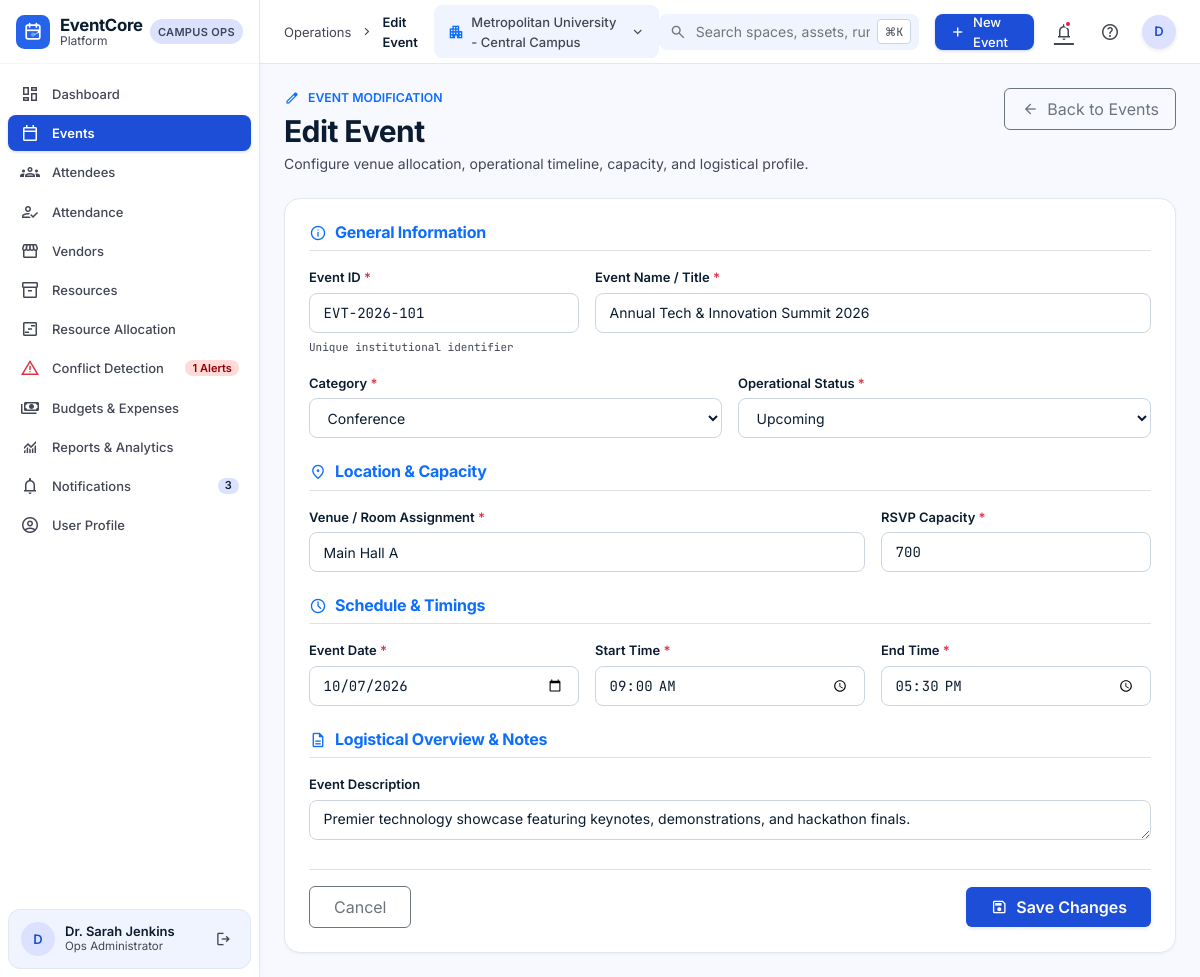
Screenshot of /events/1/edit/ (signed in) with the database file from the repository.
### events/models.py (models this page shows, shortened)
class Event(models.Model):
    STATUS_CHOICES = [
        ('Draft', 'Draft'),
        ('Upcoming', 'Upcoming'),
        ('Ongoing', 'Ongoing'),
        ('Completed', 'Completed'),
        ('Cancelled', 'Cancelled'),
    ]
    CATEGORY_CHOICES = [
        ('Academic', 'Academic'),
        ('Conference', 'Conference'),
        ('Gala', 'Gala'),
        ('Career', 'Career'),
        ('Student Life', 'Student Life'),
        ('Workshop', 'Workshop'),
        ('Athletics', 'Athletics'),
        ('Other', 'Other'),
    ]
    event_id = models.CharField(max_length=50, unique=True, db_index=True)
    name = models.CharField(max_length=255)
    description = models.TextField(blank=True)
    category = models.CharField(max_length=50, choices=CATEGORY_CHOICES, default='Academic')
    date = models.DateField(db_index=True)
    start_time = models.TimeField()
    end_time = models.TimeField()
    venue = models.CharField(max_length=255)
    capacity = models.PositiveIntegerField(default=100)
    status = models.CharField(max_length=20, choices=STATUS_CHOICES, default='Draft', db_index=True)
    created_by = models.ForeignKey(User, on_delete=models.SET_NULL, null=True, related_name='created_events')
    created_date = models.DateTimeField(auto_now_add=True)
    class Meta:
        ordering = ['date', 'start_time']
        indexes = [
            models.Index(fields=['status', 'date']),
        ]

### events/views.py (the view)
# urls.py: path('<int:event_id>/edit/', views.edit_event, name='edit'),
@login_required
def edit_event(request, event_id):
    event = get_object_or_404(Event, id=event_id)
    if request.method == 'POST':
        form = EventForm(request.POST, instance=event)
        if form.is_valid():
            event = form.save()
            messages.success(request, f"Event '{event.name}' updated successfully.")
            return redirect('events:detail', event_id=event.id)
    else:
        form = EventForm(instance=event)
    return render(request, 'events/create.html', {'form': form, 'is_edit': True, 'event': event})

### templates/events/create.html (shortened to what this page needs)
{% extends 'base.html' %}
{% load static %}
{% block breadcrumb %}{% if is_edit %}Edit Event{% else %}Create Event{% endif %}{% endblock %}
{% block content %}
<div class="d-flex flex-column gap-4" style="max-width: 900px; margin: 0 auto;">
  <div class="d-flex flex-column flex-sm-row sm:items-center justify-content-between gap-3">
    <div>
      <div class="d-flex align-items-center gap-2 text-primary small fw-semibold mb-1">
        <span class="material-symbols-outlined" style="font-size: 16px;">{% if is_edit %}edit{% else %}add_circle{% endif %}</span>
        <span class="text-uppercase tracking-wider">{% if is_edit %}Event Modification{% else %}Operations Scheduling Core{% endif %}</span>
      </div>
      <h1 class="display-title mb-1">{% if is_edit %}Edit Event{% else %}Create New Event{% endif %}</h1>
      <p class="text-muted-variant mb-0">Configure venue allocation, operational timeline, capacity, and logistical profile.</p>
    </div>
    <a href="{% url 'events:list' %}" class="btn btn-outline-secondary d-inline-flex align-items-center gap-2 px-3 py-2 rounded-2 align-self-start">
      <span class="material-symbols-outlined" style="font-size: 18px;">arrow_back</span>
      <span>Back to Events</span>
    </a>
  </div>
  <div class="stitch-card p-4">
    <form method="post" action="">
      <div class="mb-4">
        <h2 class="h6 fw-bold mb-3 pb-2 border-bottom text-primary d-flex align-items-center gap-2">
          <span class="material-symbols-outlined" style="font-size: 18px;">info</span>
          <span>General Information</span>
        </h2>
        <div class="row g-3">
          <div class="col-md-4">
            <label for="{{ form.event_id.id_for_label }}" class="form-stitch-label">Event ID <span class="text-danger">*</span></label>
            {{ form.event_id }}
            <span class="small text-muted-variant mt-1 d-block font-mono-data" style="font-size: 11px;">Unique institutional identifier</span>
          </div>
          <div class="col-md-8">
            <label for="{{ form.name.id_for_label }}" class="form-stitch-label">Event Name / Title <span class="text-danger">*</span></label>
            {{ form.name }}
          </div>
          <div class="col-md-6">
            <label for="{{ form.category.id_for_label }}" class="form-stitch-label">Category <span class="text-danger">*</span></label>
            {{ form.category }}
          </div>
          <div class="col-md-6">
            <label for="{{ form.status.id_for_label }}" class="form-stitch-label">Operational Status <span class="text-danger">*</span></label>
            {{ form.status }}
          </div>
        </div>
      </div>
      <div class="mb-4">
        <h2 class="h6 fw-bold mb-3 pb-2 border-bottom text-primary d-flex align-items-center gap-2">
          <span class="material-symbols-outlined" style="font-size: 18px;">location_on</span>
          <span>Location &amp; Capacity</span>
        </h2>
        <div class="row g-3">
          <div class="col-md-8">
            <label for="{{ form.venue.id_for_label }}" class="form-stitch-label">Venue / Room Assignment <span class="text-danger">*</span></label>
            {{ form.venue }}
          </div>
          <div class="col-md-4">
            <label for="{{ form.capacity.id_for_label }}" class="form-stitch-label">RSVP Capacity <span class="text-danger">*</span></label>
            {{ form.capacity }}
          </div>
        </div>
      </div>
      <div class="mb-4">
        <h2 class="h6 fw-bold mb-3 pb-2 border-bottom text-primary d-flex align-items-center gap-2">
          <span class="material-symbols-outlined" style="font-size: 18px;">schedule</span>
          <span>Schedule &amp; Timings</span>
        </h2>
        <div class="row g-3">
          <div class="col-md-4">
            <label for="{{ form.date.id_for_label }}" class="form-stitch-label">Event Date <span class="text-danger">*</span></label>
            {{ form.date }}
          </div>
          <div class="col-md-4">
            <label for="{{ form.start_time.id_for_label }}" class="form-stitch-label">Start Time <span class="text-danger">*</span></label>
            {{ form.start_time }}
          </div>
          <div class="col-md-4">
            <label for="{{ form.end_time.id_for_label }}" class="form-stitch-label">End Time <span class="text-danger">*</span></label>
            {{ form.end_time }}
          </div>
        </div>
      </div>
      <div class="mb-4">
        <h2 class="h6 fw-bold mb-3 pb-2 border-bottom text-primary d-flex align-items-center gap-2">
          <span class="material-symbols-outlined" style="font-size: 18px;">description</span>
          <span>Logistical Overview &amp; Notes</span>
        </h2>
        <div class="row g-3">
          <div class="col-12">
            <label for="{{ form.description.id_for_label }}" class="form-stitch-label">Event Description</label>
            {{ form.description }}
          </div>
        </div>
      </div>
      <div class="d-flex align-items-center justify-content-between pt-3 border-top">
        <a href="{% if is_edit %}{% url 'events:detail' event.id %}{% else %}{% url 'events:list' %}{% endif %}" class="btn btn-outline-secondary px-4 py-2 rounded-2">
          Cancel
        </a>
        <button type="submit" class="btn btn-primary-stitch px-4 py-2 rounded-2 fw-semibold d-inline-flex align-items-center gap-2 shadow-sm">
          <span class="material-symbols-outlined" style="font-size: 18px;">save</span>
          <span>{% if is_edit %}Save Changes{% else %}Create Event{% endif %}</span>
        </button>
      </div>
    </form>
  </div>
</div>
{% endblock %}

### templates/base.html (shortened to what this page needs)
{% load static %}
<!DOCTYPE html>
<html lang="en">
<head>
  <link rel="stylesheet" href="https://cdn.jsdelivr.net/npm/bootstrap-icons@1.11.3/font/bootstrap-icons.min.css">
  <link href="https://cdn.jsdelivr.net/npm/bootstrap@5.3.3/dist/css/bootstrap.min.css" rel="stylesheet">
  <link rel="stylesheet" href="{% static 'css/style.css' %}">
</head>
<body>
  <aside class="app-sidebar">
    <div class="d-flex flex-column">
      <div class="sidebar-brand-wrapper">
        <a href="{% url 'dashboard:index' %}" class="brand-identity">
          <img src="{% static 'images/logo.svg' %}" alt="EventCore Platform">
          <div class="d-flex flex-column">
            <span class="brand-title">EventCore</span>
            <span class="brand-subtitle">Platform</span>
          </div>
        </a>
        <span class="campus-pill">Campus Ops</span>
      </div>
      <nav class="sidebar-nav-container">
        <a href="{% url 'dashboard:index' %}" class="sidebar-link {% if request.resolver_match.app_name == 'dashboard' or request.path == '/' %}active{% endif %}">
          <div class="nav-left">
            <span class="material-symbols-outlined">dashboard</span>
            <span>Dashboard</span>
          </div>
        </a>
        <a href="{% url 'events:list' %}" class="sidebar-link {% if request.resolver_match.app_name == 'events' %}active{% endif %}">
          <div class="nav-left">
            <span class="material-symbols-outlined">calendar_today</span>
            <span>Events</span>
          </div>
        </a>
        <a href="{% url 'registrations:list' %}" class="sidebar-link {% if request.resolver_match.app_name == 'registrations' %}active{% endif %}">
          <div class="nav-left">
            <span class="material-symbols-outlined">groups</span>
            <span>Attendees</span>
          </div>
        </a>
        <a href="{% url 'attendance:scanner' %}" class="sidebar-link {% if request.resolver_match.app_name == 'attendance' %}active{% endif %}">
          <div class="nav-left">
            <span class="material-symbols-outlined">how_to_reg</span>
            <span>Attendance</span>
          </div>
        </a>
        <a href="{% url 'vendors:list' %}" class="sidebar-link {% if request.resolver_match.app_name == 'vendors' %}active{% endif %}">
          <div class="nav-left">
            <span class="material-symbols-outlined">storefront</span>
            <span>Vendors</span>
          </div>
        </a>
        <a href="{% url 'resources:list' %}" class="sidebar-link {% if request.resolver_match.app_name == 'resources' and request.resolver_match.url_name == 'list' %}active{% endif %}">
          <div class="nav-left">
            <span class="material-symbols-outlined">inventory_2</span>
            <span>Resources</span>
          </div>
        </a>
        <a href="{% url 'resources:allocations' %}" class="sidebar-link {% if request.resolver_match.app_name == 'resources' and request.resolver_match.url_name == 'allocations' %}active{% endif %}">
          <div class="nav-left">
            <span class="material-symbols-outlined">view_timeline</span>
            <span>Resource Allocation</span>
          </div>
        </a>
        <a href="{% url 'resources:conflicts' %}" class="sidebar-link {% if request.resolver_match.app_name == 'resources' and request.resolver_match.url_name == 'conflicts' %}active{% endif %}">
          <div class="nav-left">
            <span class="material-symbols-outlined text-danger">warning</span>
            <span>Conflict Detection</span>
          </div>
          {% if active_conflicts_count and active_conflicts_count > 0 %}
            <span class="sidebar-badge badge-error">{{ active_conflicts_count }} Alerts</span>
          {% endif %}
        </a>
        <a href="{% url 'budgets:list' %}" class="sidebar-link {% if request.resolver_match.app_name == 'budgets' or request.resolver_match.app_name == 'expenses' %}active{% endif %}">
          <div class="nav-left">
            <span class="material-symbols-outlined">payments</span>
            <span>Budgets &amp; Expenses</span>
          </div>
        </a>
        <a href="{% url 'reports:index' %}" class="sidebar-link {% if request.resolver_match.app_name == 'reports' %}active{% endif %}">
          <div class="nav-left">
            <span class="material-symbols-outlined">monitoring</span>
            <span>Reports &amp; Analytics</span>
          </div>
        </a>
        <a href="{% url 'notifications:list' %}" class="sidebar-link {% if request.resolver_match.app_name == 'notifications' %}active{% endif %}">
          <div class="nav-left">
            <span class="material-symbols-outlined">notifications</span>
            <span>Notifications</span>
          </div>
          {% if unread_notifications_count and unread_notifications_count > 0 %}
            <span class="sidebar-badge badge-count">{{ unread_notifications_count }}</span>
          {% endif %}
        </a>
        <a href="{% url 'accounts:profile' %}" class="sidebar-link {% if request.resolver_match.app_name == 'accounts' and request.resolver_match.url_name == 'profile' %}active{% endif %}">
          <div class="nav-left">
            <span class="material-symbols-outlined">account_circle</span>
            <span>User Profile</span>
          </div>
        </a>
      </nav>
    </div>
    {% if user.is_authenticated %}
      <div class="sidebar-user-footer">
        <a href="{% url 'accounts:profile' %}" class="user-profile-info text-decoration-none">
          <div class="user-avatar">
            {{ user.first_name|default:user.username|slice:":1"|upper }}
          </div>
          <div class="user-details">
            <span class="user-name">{{ user.get_full_name|default:user.username }}</span>
            <span class="user-role">Ops Administrator</span>
          </div>
        </a>
        <form method="post" action="{% url 'logout' %}" class="d-inline">
          <button type="submit" class="logout-icon-btn" title="Sign Out">
            <span class="material-symbols-outlined" style="font-size: 18px;">logout</span>
          </button>
        </form>
      </div>
    {% else %}
      <div class="sidebar-user-footer">
        <a href="{% url 'login' %}" class="btn btn-sm btn-primary w-100 rounded-pill">Sign In</a>
      </div>
    {% endif %}
  </aside>
  <header class="app-header">
    <div class="d-flex align-items-center gap-3">
      <div class="header-breadcrumbs d-none d-sm-flex">
        <span>Operations</span>
        <span class="material-symbols-outlined" style="font-size: 15px;">chevron_right</span>
        <span class="current">{% block breadcrumb %}Campus Core{% endblock %}</span>
      </div>
      <div class="campus-selector-pill d-none d-xl-flex">
        <span class="material-symbols-outlined text-primary" style="font-size: 18px;">apartment</span>
        <span>Metropolitan University - Central Campus</span>
        <span class="material-symbols-outlined" style="font-size: 16px;">expand_more</span>
      </div>
    </div>
    <div class="d-flex align-items-center gap-3">
      <div class="header-search-box d-none d-md-flex">
        <input type="text" id="globalSearchInput" placeholder="Search spaces, assets, runs..." autocomplete="off">
        <span class="kbd-badge">⌘K</span>
      </div>
      <a href="{% url 'events:create' %}" class="header-action-btn btn-primary-stitch">
        <span class="material-symbols-outlined" style="font-size: 18px;">add</span>
        <span class="d-none d-sm-inline">New Event</span>
      </a>
      <a href="{% url 'notifications:list' %}" class="header-icon-btn" title="Notifications">
        <span class="material-symbols-outlined">notifications</span>
        {% if unread_notifications_count and unread_notifications_count > 0 %}
          <span class="notification-dot"></span>
        {% endif %}
      </a>
      <button class="header-icon-btn d-none d-sm-flex" title="Documentation & Help">
        <span class="material-symbols-outlined">help_outline</span>
      </button>
      {% if user.is_authenticated %}
        <div class="dropdown">
          <button class="btn p-0 border-0" type="button" data-bs-toggle="dropdown" aria-expanded="false">
            <div class="user-avatar shadow-sm" style="width: 34px; height: 34px;">
              {{ user.first_name|default:user.username|slice:":1"|upper }}
            </div>
          </button>
        </div>
      {% else %}
        <a href="{% url 'login' %}" class="btn btn-sm btn-outline-primary rounded-pill px-3">Sign In</a>
      {% endif %}
    </div>
  </header>
  <main class="main-wrapper">
    <div class="content-container">
      {% block content %}{% endblock %}
    </div>
  </main>
</body>
</html>

### rows the page displays
Event: event_id "EVT-2026-101", name "Annual Tech & Innovation Summit 2026", category "Conference", status "Upcoming", venue "Main Hall A", capacity "700", date "10/07/2026", start_time "09:00:00", end_time "17:30:00", description "Premier technology showcase featuring keynotes, demonstrations, and hackathon finals."

### other values shown
{{ active_conflicts_count }} "1"
{{ unread_notifications_count }} "3"
{{ user.first_name|default:user.username|slice:":1"|upper }} "D"
{{ user.get_full_name|default:user.username }} "Dr. Sarah Jenkins"
